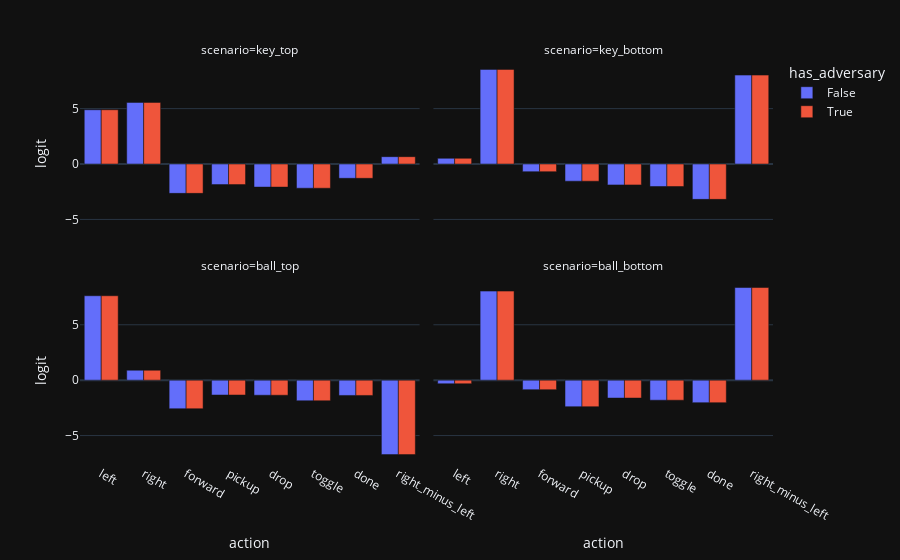

The cell this chart's notebook holds for it:
### Code cell
standard_predictions['has_adversary'] = False
adversarial_predictions['has_adversary'] = True

all_predictions = pd.concat([standard_predictions, adversarial_predictions])

px.bar(all_predictions,
       color ='has_adversary',
       y='logit',
       x = 'action', 
       facet_col='scenario',
        facet_col_wrap=2,
        # place bars next to each other
        barmode='group',
       template='plotly_dark').show()

### Figure 1 — Plotly figure (JSON) as saved in the notebook; plotly's stock layout.template omitted (floating-point values rounded to 4 significant figures)
{"data": [{"alignmentgroup": "True", "hovertemplate": "has_adversary=False<br>scenario=key_top<br>action=%{x}<br>logit=%{y}<extra></extra>", "legendgroup": "False", "marker": {"color": "#636efa", "pattern": {"shape": ""}}, "name": "False", "offsetgroup": "False", "orientation": "v", "showlegend": true, "textposition": "auto", "type": "bar", "x": ["left", "right", "forward", "pickup", "drop", "toggle", "done", "right_minus_left"], "xaxis": "x3", "y": [4.898, 5.562, -2.648, -1.858, -2.082, -2.183, -1.29, 0.6642], "yaxis": "y3"}, {"alignmentgroup": "True", "hovertemplate": "has_adversary=False<br>scenario=key_bottom<br>action=%{x}<br>logit=%{y}<extra></extra>", "legendgroup": "False", "marker": {"color": "#636efa", "pattern": {"shape": ""}}, "name": "False", "offsetgroup": "False", "orientation": "v", "showlegend": false, "textposition": "auto", "type": "bar", "x": ["left", "right", "forward", "pickup", "drop", "toggle", "done", "right_minus_left"], "xaxis": "x4", "y": [0.5148, 8.539, -0.6896, -1.551, -1.884, -2.03, -3.19, 8.025], "yaxis": "y4"}, {"alignmentgroup": "True", "hovertemplate": "has_adversary=False<br>scenario=ball_top<br>action=%{x}<br>logit=%{y}<extra></extra>", "legendgroup": "False", "marker": {"color": "#636efa", "pattern": {"shape": ""}}, "name": "False", "offsetgroup": "False", "orientation": "v", "showlegend": false, "textposition": "auto", "type": "bar", "x": ["left", "right", "forward", "pickup", "drop", "toggle", "done", "right_minus_left"], "xaxis": "x", "y": [7.617, 0.8988, -2.574, -1.339, -1.36, -1.86, -1.379, -6.718], "yaxis": "y"}, {"alignmentgroup": "True", "hovertemplate": "has_adversary=False<br>scenario=ball_bottom<br>action=%{x}<br>logit=%{y}<extra></extra>", "legendgroup": "False", "marker": {"color": "#636efa", "pattern": {"shape": ""}}, "name": "False", "offsetgroup": "False", "orientation": "v", "showlegend": false, "textposition": "auto", "type": "bar", "x": ["left", "right", "forward", "pickup", "drop", "toggle", "done", "right_minus_left"], "xaxis": "x2", "y": [-0.323, 8.036, -0.856, -2.392, -1.615, -1.808, -2.027, 8.359], "yaxis": "y2"}, {"alignmentgroup": "True", "hovertemplate": "has_adversary=True<br>scenario=key_top<br>action=%{x}<br>logit=%{y}<extra></extra>", "legendgroup": "True", "marker": {"color": "#EF553B", "pattern": {"shape": ""}}, "name": "True", "offsetgroup": "True", "orientation": "v", "showlegend": true, "textposition": "auto", "type": "bar", "x": ["left", "right", "forward", "pickup", "drop", "toggle", "done", "right_minus_left"], "xaxis": "x3", "y": [4.898, 5.562, -2.648, -1.858, -2.082, -2.183, -1.29, 0.6642], "yaxis": "y3"}, {"alignmentgroup": "True", "hovertemplate": "has_adversary=True<br>scenario=key_bottom<br>action=%{x}<br>logit=%{y}<extra></extra>", "legendgroup": "True", "marker": {"color": "#EF553B", "pattern": {"shape": ""}}, "name": "True", "offsetgroup": "True", "orientation": "v", "showlegend": false, "textposition": "auto", "type": "bar", "x": ["left", "right", "forward", "pickup", "drop", "toggle", "done", "right_minus_left"], "xaxis": "x4", "y": [0.5148, 8.539, -0.6896, -1.551, -1.884, -2.03, -3.19, 8.025], "yaxis": "y4"}, {"alignmentgroup": "True", "hovertemplate": "has_adversary=True<br>scenario=ball_top<br>action=%{x}<br>logit=%{y}<extra></extra>", "legendgroup": "True", "marker": {"color": "#EF553B", "pattern": {"shape": ""}}, "name": "True", "offsetgroup": "True", "orientation": "v", "showlegend": false, "textposition": "auto", "type": "bar", "x": ["left", "right", "forward", "pickup", "drop", "toggle", "done", "right_minus_left"], "xaxis": "x", "y": [7.617, 0.8988, -2.574, -1.339, -1.36, -1.86, -1.379, -6.718], "yaxis": "y"}, {"alignmentgroup": "True", "hovertemplate": "has_adversary=True<br>scenario=ball_bottom<br>action=%{x}<br>logit=%{y}<extra></extra>", "legendgroup": "True", "marker": {"color": "#EF553B", "pattern": {"shape": ""}}, "name": "True", "offsetgroup": "True", "orientation": "v", "showlegend": false, "textposition": "auto", "type": "bar", "x": ["left", "right", "forward", "pickup", "drop", "toggle", "done", "right_minus_left"], "xaxis": "x2", "y": [-0.323, 8.036, -0.856, -2.392, -1.615, -1.808, -2.027, 8.359], "yaxis": "y2"}], "layout": {"annotations": [{"font": {}, "showarrow": false, "text": "scenario=ball_top", "x": 0.245, "xanchor": "center", "xref": "paper", "y": 0.465, "yanchor": "bottom", "yref": "paper"}, {"font": {}, "showarrow": false, "text": "scenario=ball_bottom", "x": 0.755, "xanchor": "center", "xref": "paper", "y": 0.465, "yanchor": "bottom", "yref": "paper"}, {"font": {}, "showarrow": false, "text": "scenario=key_top", "x": 0.245, "xanchor": "center", "xref": "paper", "y": 1.0, "yanchor": "bottom", "yref": "paper"}, {"font": {}, "showarrow": false, "text": "scenario=key_bottom", "x": 0.755, "xanchor": "center", "xref": "paper", "y": 1.0, "yanchor": "bottom", "yref": "paper"}], "barmode": "group", "legend": {"title": {"text": "has_adversary"}, "tracegroupgap": 0}, "margin": {"t": 60}, "xaxis": {"anchor": "y", "domain": [0, 0.49], "title": {"text": "action"}}, "xaxis2": {"anchor": "y2", "domain": [0.51, 1], "matches": "x", "title": {"text": "action"}}, "xaxis3": {"anchor": "y3", "domain": [0, 0.49], "matches": "x", "showticklabels": false}, "xaxis4": {"anchor": "y4", "domain": [0.51, 1], "matches": "x", "showticklabels": false}, "yaxis": {"anchor": "x", "domain": [0, 0.465], "title": {"text": "logit"}}, "yaxis2": {"anchor": "x2", "domain": [0, 0.465], "matches": "y", "showticklabels": false}, "yaxis3": {"anchor": "x3", "domain": [0.535, 1.0], "matches": "y", "title": {"text": "logit"}}, "yaxis4": {"anchor": "x4", "domain": [0.535, 1.0], "matches": "y", "showticklabels": false}}}
